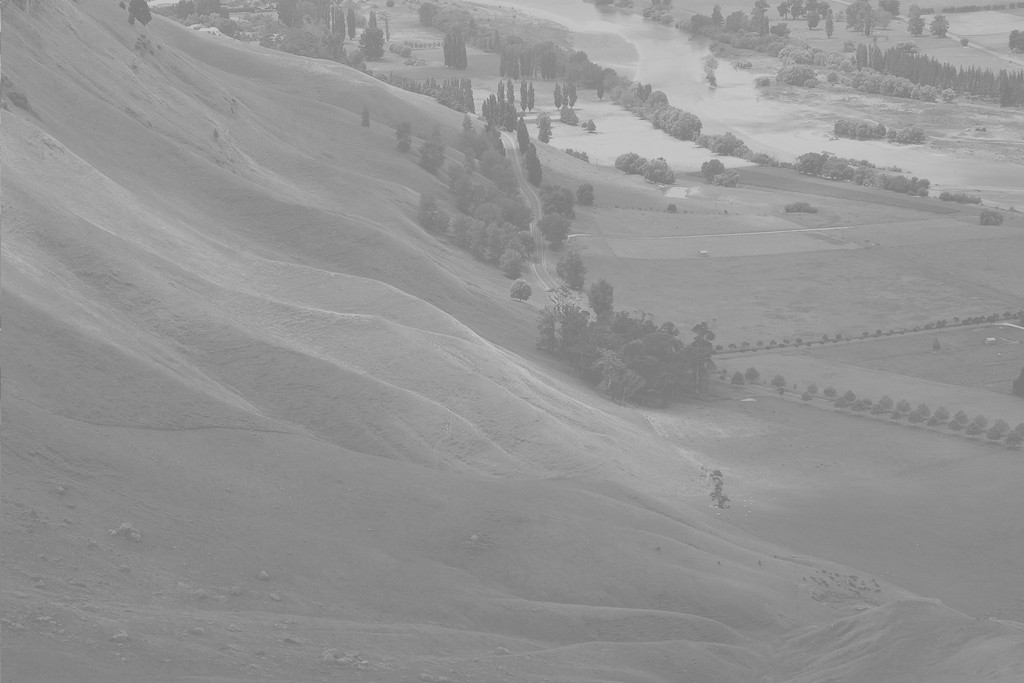
%> input picture HW2/Sample.jpg, 1024 x 683 px
$ octave --eval "HistogramEqualization('Sample.jpg');"   (GNU Octave 9; MATLAB toolbox functions it lacks are replaced by stand-ins)
%> lines starting %> are read from the running program, lines starting %| are printed output that depends on the picture
function[] = HistogramEqualization(fileName)
%> called with fileName = 'Sample.jpg'
    inputPhoto =imread(fileName);
%> inputPhoto is the input picture: size 683x1024x3 uint8; min 114, max 208, mean 148
    inputPhoto = rgb2gray(inputPhoto);
%> inputPhoto: size 683x1024 uint8
    cnt = zeros(256,1);
    pr = zeros(256,1);
    [row ,column] = size(inputPhoto);
%> row = 683; column = 1024
    for ii=1:row
        for jj=1:column
             pos=inputPhoto(ii,jj);
             cnt(pos+1,1)=cnt(pos+1)+1; %for histogram
             pr(pos+1,1)=cnt(pos+1,1)/(row*column); %for probability
        end
    end
%> after the loop, cnt = 256 values, max 28701 at index 138, min 0 at index 1, mean 2732; pr = 256 values, max 0.041 at index 138, min 0 at index 1, mean 0.00391
    subplot(2,2,1),imshow(inputPhoto),title('Origin Image');
    subplot(2,2,2),stem(cnt);

    cnts=zeros(256,1);
    sk=zeros(256,1);
    sum=0;
    for i=1:size(pr)
        sum=sum+cnt(i);
            s=sum/(row*column);
            sk(i,1)=round(s*255);

    end
%> after the loop, sk = 256 values from 0 to 255; sum = 699392
    for k=1:256
        m=sk(k,1);
       cnts(m+1,1)=cnts(m+1,1)+cnt(k,1);
    end
%> after the loop, cnts = 256 values, max 28701 at index 64, min 0 at index 6, mean 2732
    hnew=uint8(zeros(row,column));
    for i=1:row
        for j=1:column
            hnew(i,j)=sk(inputPhoto(i,j)+1,1);
        end
    end
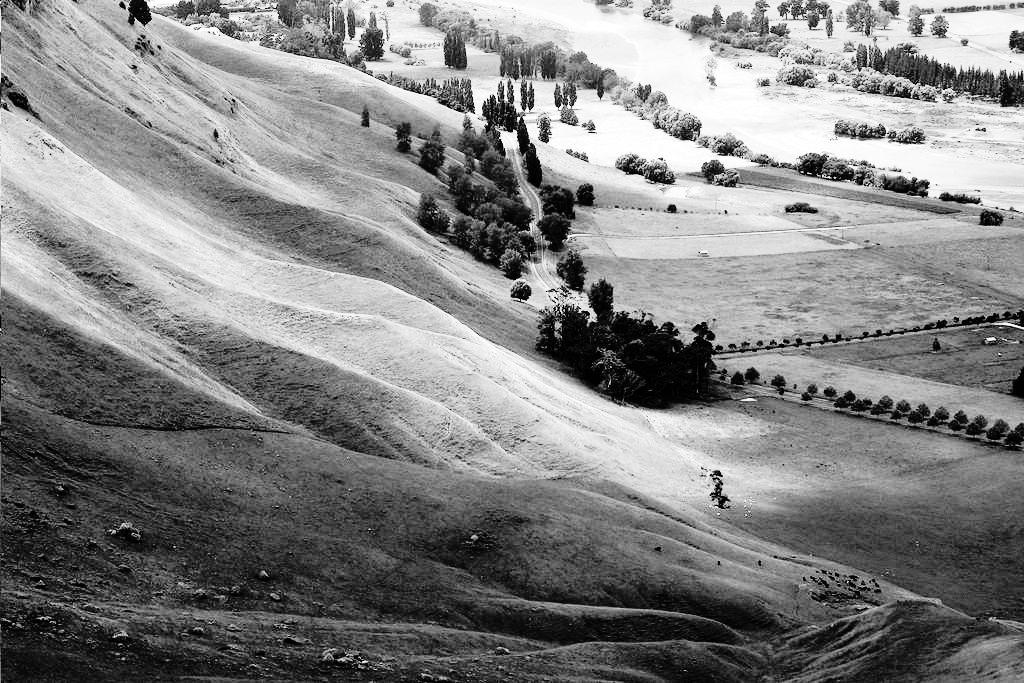
%> hnew: size 683x1024 uint8; min 0, max 255, mean 130.5
%> `HistogramEqualization('Sample.jpg');`:
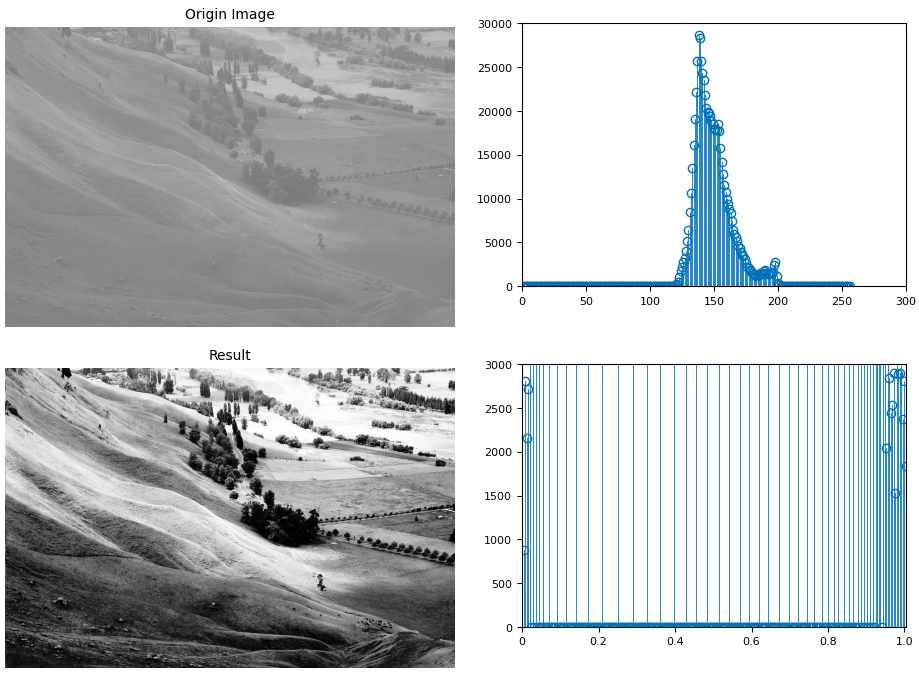
%> figure redrawn from the program's plot data, 4 panels

    subplot(2,2,3),imshow(hnew),title('Result');
    subplot(2,2,4),stem(cnts);
    set(gca,'XTick',0:51:256);
    set(gca,'XTickLabel',{'0','0.2','0.4','0.6','0.8','1.0'});
    axis([0 256 0 3000]);

end
